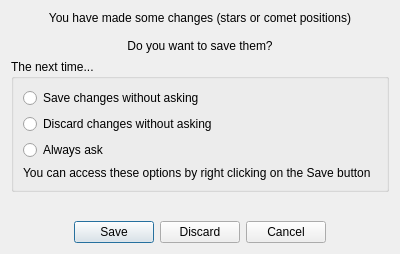
<?xml version="1.0" encoding="UTF-8"?>
<ui version="4.0">
 <class>DSS::SaveEditChanges</class>
 <widget class="QDialog" name="DSS::SaveEditChanges">
  <property name="geometry">
   <rect>
    <x>0</x>
    <y>0</y>
    <width>400</width>
    <height>254</height>
   </rect>
  </property>
  <property name="windowTitle">
   <string>Save Changes?</string>
  </property>
  <layout class="QVBoxLayout" name="verticalLayout_2">
   <item>
    <widget class="QLabel" name="label">
     <property name="text">
      <string comment="IDD_SAVEEDITCHANGES">You have made some changes (stars or comet positions)

Do you want to save them?</string>
     </property>
     <property name="alignment">
      <set>Qt::AlignCenter</set>
     </property>
    </widget>
   </item>
   <item>
    <widget class="QGroupBox" name="groupBox">
     <property name="title">
      <string comment="IDD_SAVEEDITCHANGES">The next time...</string>
     </property>
     <layout class="QVBoxLayout" name="verticalLayout">
      <item>
       <widget class="QRadioButton" name="saveDontAsk">
        <property name="text">
         <string comment="IDC_SAVEWITHOUTASKING">Save changes without asking</string>
        </property>
       </widget>
      </item>
      <item>
       <widget class="QRadioButton" name="discardDontAsk">
        <property name="text">
         <string comment="IDC_DONTSAVEWITHOUTASKING">Discard changes without asking</string>
        </property>
       </widget>
      </item>
      <item>
       <widget class="QRadioButton" name="askAlways">
        <property name="text">
         <string comment="IDC_ASKAGAIN">Always ask</string>
        </property>
       </widget>
      </item>
      <item>
       <widget class="QLabel" name="label_2">
        <property name="sizePolicy">
         <sizepolicy hsizetype="Preferred" vsizetype="Expanding">
          <horstretch>0</horstretch>
          <verstretch>0</verstretch>
         </sizepolicy>
        </property>
        <property name="minimumSize">
         <size>
          <width>0</width>
          <height>0</height>
         </size>
        </property>
        <property name="text">
         <string comment="IDD_SAVEEDITCHANGES">You can access these options by right clicking on the Save button</string>
        </property>
        <property name="alignment">
         <set>Qt::AlignLeading|Qt::AlignLeft|Qt::AlignVCenter</set>
        </property>
        <property name="wordWrap">
         <bool>true</bool>
        </property>
       </widget>
      </item>
     </layout>
    </widget>
   </item>
   <item>
    <spacer name="verticalSpacer">
     <property name="orientation">
      <enum>Qt::Vertical</enum>
     </property>
     <property name="sizeHint" stdset="0">
      <size>
       <width>20</width>
       <height>40</height>
      </size>
     </property>
    </spacer>
   </item>
   <item>
    <widget class="QDialogButtonBox" name="buttonBox">
     <property name="standardButtons">
      <set>QDialogButtonBox::Cancel|QDialogButtonBox::Discard|QDialogButtonBox::Save</set>
     </property>
     <property name="centerButtons">
      <bool>true</bool>
     </property>
    </widget>
   </item>
  </layout>
 </widget>
 <resources/>
 <connections/>
</ui>
